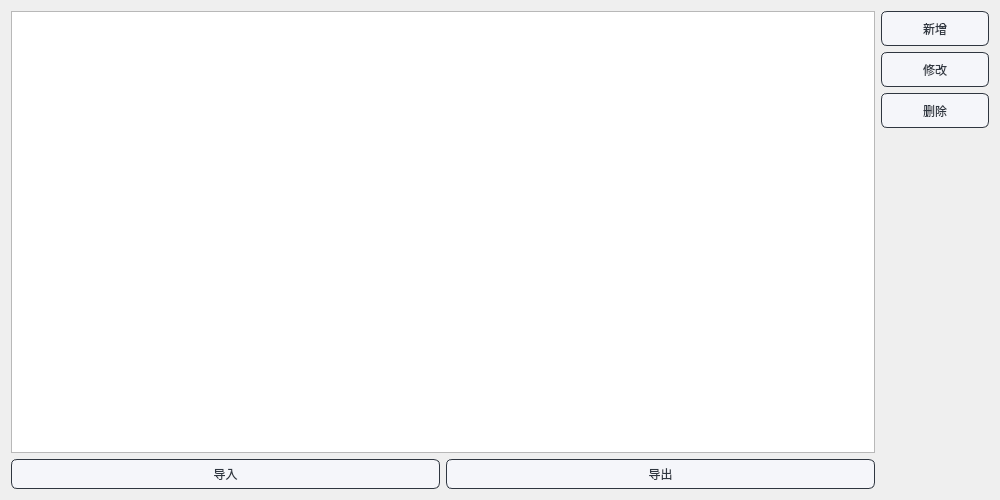
<?xml version="1.0" encoding="UTF-8"?>
<ui version="4.0">
 <class>rules</class>
 <widget class="QDialog" name="rules">
  <property name="geometry">
   <rect>
    <x>0</x>
    <y>0</y>
    <width>1000</width>
    <height>500</height>
   </rect>
  </property>
  <property name="minimumSize">
   <size>
    <width>1000</width>
    <height>500</height>
   </size>
  </property>
  <property name="maximumSize">
   <size>
    <width>1000</width>
    <height>500</height>
   </size>
  </property>
  <property name="windowTitle">
   <string>Dialog</string>
  </property>
  <layout class="QGridLayout" name="gridLayout" columnstretch="8,1">
   <item row="0" column="0">
    <layout class="QVBoxLayout" name="verticalLayout_2">
     <item>
      <widget class="QTableView" name="ruleShow"/>
     </item>
     <item>
      <layout class="QHBoxLayout" name="horizontalLayout">
       <item>
        <widget class="QPushButton" name="ruleIn">
         <property name="styleSheet">
          <string notr="true">QPushButton{
	font: 10pt &quot;微软雅黑&quot;;
    color: #2f3640;
    background-color: #f5f6fa;
    border-color: #2f3640;
    border-radius: 6px;
    border-style: solid;
    border-width: 1px;
    padding: 5px;
}

/**鼠标停留在按钮上的样式**/
QPushButton::hover{	
    color: #FFFFFF;
    background-color: #718093;
    border-color: #2f3640;
}

/**鼠标按压下去的样式**/
QPushButton::pressed,QPushButton::checked{
    color: #FFFFFF;
    background-color: qlineargradient(spread:pad, x1:0, y1:0, x2:0, y2:1, stop:0 #273c75, stop:1 #487eb0);
}

/**按钮失能情况下样式**/
QPushButton::disabled{
    color: #FFFFFF;
    background-color: #dcdde1;
    border-color: #dcdde1;
}
</string>
         </property>
         <property name="text">
          <string>导入</string>
         </property>
        </widget>
       </item>
       <item>
        <widget class="QPushButton" name="ruleOut">
         <property name="styleSheet">
          <string notr="true">QPushButton{
	font: 10pt &quot;微软雅黑&quot;;
    color: #2f3640;
    background-color: #f5f6fa;
    border-color: #2f3640;
    border-radius: 6px;
    border-style: solid;
    border-width: 1px;
    padding: 5px;
}

/**鼠标停留在按钮上的样式**/
QPushButton::hover{	
    color: #FFFFFF;
    background-color: #718093;
    border-color: #2f3640;
}

/**鼠标按压下去的样式**/
QPushButton::pressed,QPushButton::checked{
    color: #FFFFFF;
    background-color: qlineargradient(spread:pad, x1:0, y1:0, x2:0, y2:1, stop:0 #273c75, stop:1 #487eb0);
}

/**按钮失能情况下样式**/
QPushButton::disabled{
    color: #FFFFFF;
    background-color: #dcdde1;
    border-color: #dcdde1;
}
</string>
         </property>
         <property name="text">
          <string>导出</string>
         </property>
        </widget>
       </item>
      </layout>
     </item>
    </layout>
   </item>
   <item row="0" column="1">
    <layout class="QVBoxLayout" name="verticalLayout">
     <item>
      <widget class="QPushButton" name="ruleAdd">
       <property name="minimumSize">
        <size>
         <width>0</width>
         <height>35</height>
        </size>
       </property>
       <property name="styleSheet">
        <string notr="true">QPushButton{
	font: 10pt &quot;微软雅黑&quot;;
    color: #2f3640;
    background-color: #f5f6fa;
    border-color: #2f3640;
    border-radius: 6px;
    border-style: solid;
    border-width: 1px;
    padding: 5px;
}

/**鼠标停留在按钮上的样式**/
QPushButton::hover{	
    color: #FFFFFF;
    background-color: #718093;
    border-color: #2f3640;
}

/**鼠标按压下去的样式**/
QPushButton::pressed,QPushButton::checked{
    color: #FFFFFF;
    background-color: qlineargradient(spread:pad, x1:0, y1:0, x2:0, y2:1, stop:0 #273c75, stop:1 #487eb0);
}

/**按钮失能情况下样式**/
QPushButton::disabled{
    color: #FFFFFF;
    background-color: #dcdde1;
    border-color: #dcdde1;
}
</string>
       </property>
       <property name="text">
        <string>新增</string>
       </property>
      </widget>
     </item>
     <item>
      <widget class="QPushButton" name="ruleEdit">
       <property name="minimumSize">
        <size>
         <width>0</width>
         <height>35</height>
        </size>
       </property>
       <property name="styleSheet">
        <string notr="true">QPushButton{
	font: 10pt &quot;微软雅黑&quot;;
    color: #2f3640;
    background-color: #f5f6fa;
    border-color: #2f3640;
    border-radius: 6px;
    border-style: solid;
    border-width: 1px;
    padding: 5px;
}

/**鼠标停留在按钮上的样式**/
QPushButton::hover{	
    color: #FFFFFF;
    background-color: #718093;
    border-color: #2f3640;
}

/**鼠标按压下去的样式**/
QPushButton::pressed,QPushButton::checked{
    color: #FFFFFF;
    background-color: qlineargradient(spread:pad, x1:0, y1:0, x2:0, y2:1, stop:0 #273c75, stop:1 #487eb0);
}

/**按钮失能情况下样式**/
QPushButton::disabled{
    color: #FFFFFF;
    background-color: #dcdde1;
    border-color: #dcdde1;
}
</string>
       </property>
       <property name="text">
        <string>修改</string>
       </property>
      </widget>
     </item>
     <item>
      <widget class="QPushButton" name="ruleDelete">
       <property name="minimumSize">
        <size>
         <width>0</width>
         <height>35</height>
        </size>
       </property>
       <property name="styleSheet">
        <string notr="true">QPushButton{
	font: 10pt &quot;微软雅黑&quot;;
    color: #2f3640;
    background-color: #f5f6fa;
    border-color: #2f3640;
    border-radius: 6px;
    border-style: solid;
    border-width: 1px;
    padding: 5px;
}

/**鼠标停留在按钮上的样式**/
QPushButton::hover{	
    color: #FFFFFF;
    background-color: #718093;
    border-color: #2f3640;
}

/**鼠标按压下去的样式**/
QPushButton::pressed,QPushButton::checked{
    color: #FFFFFF;
    background-color: qlineargradient(spread:pad, x1:0, y1:0, x2:0, y2:1, stop:0 #273c75, stop:1 #487eb0);
}

/**按钮失能情况下样式**/
QPushButton::disabled{
    color: #FFFFFF;
    background-color: #dcdde1;
    border-color: #dcdde1;
}
</string>
       </property>
       <property name="text">
        <string>删除</string>
       </property>
      </widget>
     </item>
     <item>
      <spacer name="verticalSpacer">
       <property name="orientation">
        <enum>Qt::Vertical</enum>
       </property>
       <property name="sizeHint" stdset="0">
        <size>
         <width>20</width>
         <height>40</height>
        </size>
       </property>
      </spacer>
     </item>
    </layout>
   </item>
  </layout>
 </widget>
 <resources/>
 <connections/>
</ui>
